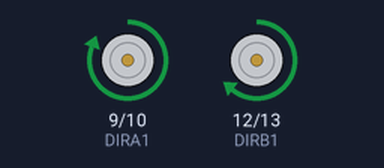
Bench run of a sketch on a simulated Arduino Uno, built with avr-gcc and run on an emulated ATmega328P. Parts: motor-driver pin pairs drawn as motors (green arrow = first pin HIGH = forward, orange = second pin HIGH = backward, longer = more drive, scaled by the enable pin).

Above: at 1.0 s.
At 3.0 s:
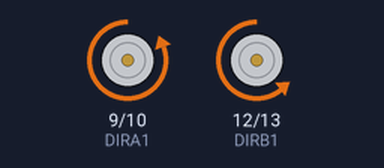
At 5.0 s:
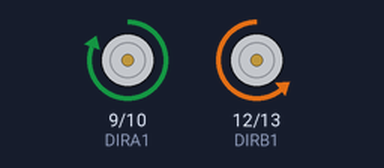
At 7.0 s:
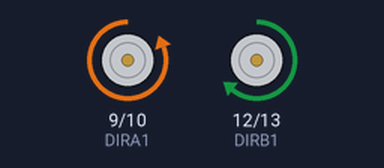
Timing chart, 0 to 10.4 s (numbered marks = the images above):
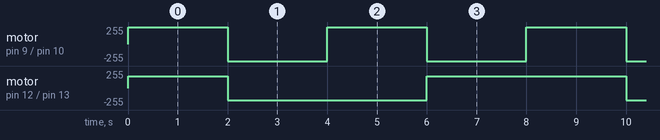

Measured:
- by itself, motor on pin 9 (DIRA1) / pin 10 (DIRA2): alternates forward 255/255 for 2.0 s and backward 255/255 for 2.0 s
- by itself, motor on pin 12 (DIRB1) / pin 13 (DIRB2): repeats every 8.0 s: backward 180/255 4.0 s, forward 180/255 4.0 s

The sketch:

sketch_jan22c.ino
```cpp
#define DIRA2 10
#define DIRA1 9
#define PWMA 8
#define DIRB1 12
#define DIRB2 13
#define PWMB 11


void setup() {
 Serial.begin(115200); // Set monitor baudrate to 9600
  // put your setup code here, to run once:
 pinMode(PWMA, OUTPUT);
  pinMode(PWMB, OUTPUT);

  pinMode(DIRA1, OUTPUT);
  pinMode(DIRB1, OUTPUT);
  pinMode(DIRA2, OUTPUT);
  pinMode(DIRB2, OUTPUT);
}

void loop() {
  // put your main code here, to run repeatedly:
  analogWrite(PWMA, 180);
  digitalWrite(DIRA1, HIGH);
  digitalWrite(DIRA2, LOW);
  analogWrite(PWMB, 180);
  digitalWrite(DIRB1, HIGH);
  digitalWrite(DIRB2, LOW);


delay(2000);


  analogWrite(PWMA, 180);
  digitalWrite(DIRA1, LOW);
  digitalWrite(DIRA2, HIGH);
  analogWrite(PWMB, 180);
  digitalWrite(DIRB1, LOW);
  digitalWrite(DIRB2, HIGH);


delay(2000);


  analogWrite(PWMA, 180);
  digitalWrite(DIRA1, HIGH);
  digitalWrite(DIRA2, LOW);
  analogWrite(PWMB, 180);
  digitalWrite(DIRB1, LOW);
  digitalWrite(DIRB2, HIGH);


delay(2000);


  analogWrite(PWMA, 180);
  digitalWrite(DIRA1, LOW);
  digitalWrite(DIRA2, HIGH);
  analogWrite(PWMB, 180);
  digitalWrite(DIRB1, HIGH);
  digitalWrite(DIRB2, LOW);


delay(2000);
}
```
